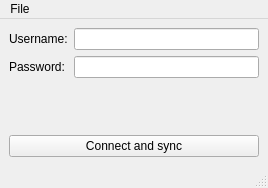
<?xml version="1.0" encoding="UTF-8"?>
<ui version="4.0">
 <class>MainWindow</class>
 <widget class="QMainWindow" name="MainWindow">
  <property name="geometry">
   <rect>
    <x>0</x>
    <y>0</y>
    <width>268</width>
    <height>188</height>
   </rect>
  </property>
  <property name="windowTitle">
   <string>MainWindow</string>
  </property>
  <widget class="QWidget" name="centralwidget">
   <layout class="QGridLayout" name="gridLayout">
    <item row="0" column="0">
     <widget class="QLabel" name="label">
      <property name="text">
       <string>Username:</string>
      </property>
     </widget>
    </item>
    <item row="0" column="1">
     <widget class="QLineEdit" name="userLine"/>
    </item>
    <item row="1" column="0">
     <widget class="QLabel" name="label_2">
      <property name="text">
       <string>Password:</string>
      </property>
     </widget>
    </item>
    <item row="1" column="1">
     <widget class="QLineEdit" name="passwordLine">
      <property name="echoMode">
       <enum>QLineEdit::Password</enum>
      </property>
     </widget>
    </item>
    <item row="2" column="1">
     <spacer name="verticalSpacer">
      <property name="orientation">
       <enum>Qt::Vertical</enum>
      </property>
      <property name="sizeHint" stdset="0">
       <size>
        <width>20</width>
        <height>40</height>
       </size>
      </property>
     </spacer>
    </item>
    <item row="3" column="0" colspan="2">
     <widget class="QPushButton" name="syncButton">
      <property name="text">
       <string>Connect and sync</string>
      </property>
     </widget>
    </item>
   </layout>
  </widget>
  <widget class="QMenuBar" name="menubar">
   <property name="geometry">
    <rect>
     <x>0</x>
     <y>0</y>
     <width>268</width>
     <height>25</height>
    </rect>
   </property>
   <widget class="QMenu" name="menuFile">
    <property name="title">
     <string>File</string>
    </property>
    <addaction name="actionQuit"/>
   </widget>
   <addaction name="menuFile"/>
  </widget>
  <widget class="QStatusBar" name="statusbar"/>
  <action name="actionQuit">
   <property name="text">
    <string>Quit</string>
   </property>
  </action>
 </widget>
 <resources/>
 <connections/>
</ui>
